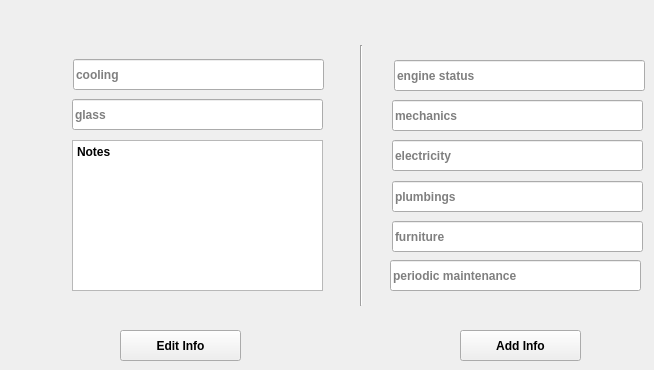
    <widget class="QWidget" name="tab_3">
     <attribute name="title">
      <string>Maintenance</string>
     </attribute>
     <widget class="QLineEdit" name="txt_furniture">
      <property name="geometry">
       <rect>
        <x>392</x>
        <y>221</y>
        <width>251</width>
        <height>31</height>
       </rect>
      </property>
      <property name="font">
       <font>
        <weight>75</weight>
        <bold>true</bold>
       </font>
      </property>
      <property name="placeholderText">
       <string>furniture</string>
      </property>
     </widget>
     <widget class="QLineEdit" name="txt_engine_status">
      <property name="geometry">
       <rect>
        <x>394</x>
        <y>60</y>
        <width>251</width>
        <height>31</height>
       </rect>
      </property>
      <property name="font">
       <font>
        <weight>75</weight>
        <bold>true</bold>
       </font>
      </property>
      <property name="layoutDirection">
       <enum>Qt::RightToLeft</enum>
      </property>
      <property name="placeholderText">
       <string>engine status</string>
      </property>
     </widget>
     <widget class="QLineEdit" name="txt_periodic_maintenance">
      <property name="geometry">
       <rect>
        <x>390</x>
        <y>260</y>
        <width>251</width>
        <height>31</height>
       </rect>
      </property>
      <property name="font">
       <font>
        <weight>75</weight>
        <bold>true</bold>
       </font>
      </property>
      <property name="placeholderText">
       <string>periodic maintenance</string>
      </property>
     </widget>
     <widget class="QLineEdit" name="txt_plumbings">
      <property name="geometry">
       <rect>
        <x>392</x>
        <y>181</y>
        <width>251</width>
        <height>31</height>
       </rect>
      </property>
      <property name="font">
       <font>
        <weight>75</weight>
        <bold>true</bold>
       </font>
      </property>
      <property name="placeholderText">
       <string>plumbings</string>
      </property>
     </widget>
     <widget class="QLineEdit" name="txt_electricity">
      <property name="geometry">
       <rect>
        <x>392</x>
        <y>140</y>
        <width>251</width>
        <height>31</height>
       </rect>
      </property>
      <property name="font">
       <font>
        <weight>75</weight>
        <bold>true</bold>
       </font>
      </property>
      <property name="placeholderText">
       <string>electricity</string>
      </property>
     </widget>
     <widget class="QLineEdit" name="txt_cooling">
      <property name="geometry">
       <rect>
        <x>73</x>
        <y>59</y>
        <width>251</width>
        <height>31</height>
       </rect>
      </property>
      <property name="font">
       <font>
        <weight>75</weight>
        <bold>true</bold>
       </font>
      </property>
      <property name="placeholderText">
       <string>cooling</string>
      </property>
     </widget>
     <widget class="QLineEdit" name="txt_mechanics">
      <property name="geometry">
       <rect>
        <x>392</x>
        <y>100</y>
        <width>251</width>
        <height>31</height>
       </rect>
      </property>
      <property name="font">
       <font>
        <weight>75</weight>
        <bold>true</bold>
       </font>
      </property>
      <property name="placeholderText">
       <string>mechanics</string>
      </property>
     </widget>
     <widget class="QLineEdit" name="txt_glass">
      <property name="geometry">
       <rect>
        <x>72</x>
        <y>99</y>
        <width>251</width>
        <height>31</height>
       </rect>
      </property>
      <property name="font">
       <font>
        <weight>75</weight>
        <bold>true</bold>
       </font>
      </property>
      <property name="placeholderText">
       <string>glass</string>
      </property>
     </widget>
     <widget class="QPlainTextEdit" name="txt_notes">
      <property name="geometry">
       <rect>
        <x>72</x>
        <y>140</y>
        <width>251</width>
        <height>151</height>
       </rect>
      </property>
      <property name="font">
       <font>
        <weight>75</weight>
        <bold>true</bold>
       </font>
      </property>
      <property name="plainText">
       <string>Notes</string>
      </property>
     </widget>
     <widget class="QPushButton" name="btn_Update_Maintenance_Info">
      <property name="geometry">
       <rect>
        <x>120</x>
        <y>330</y>
        <width>121</width>
        <height>31</height>
       </rect>
      </property>
      <property name="font">
       <font>
        <weight>75</weight>
        <bold>true</bold>
       </font>
      </property>
      <property name="text">
       <string>Edit Info</string>
      </property>
     </widget>
     <widget class="QPushButton" name="btn_Add_Maintenance_Info">
      <property name="geometry">
       <rect>
        <x>460</x>
        <y>330</y>
        <width>121</width>
        <height>31</height>
       </rect>
      </property>
      <property name="font">
       <font>
        <weight>75</weight>
        <bold>true</bold>
       </font>
      </property>
      <property name="text">
       <string>Add Info</string>
      </property>
     </widget>
     <widget class="Line" name="line_2">
      <property name="geometry">
       <rect>
        <x>351</x>
        <y>45</y>
        <width>20</width>
        <height>261</height>
       </rect>
      </property>
      <property name="orientation">
       <enum>Qt::Vertical</enum>
      </property>
     </widget>
    </widget>
